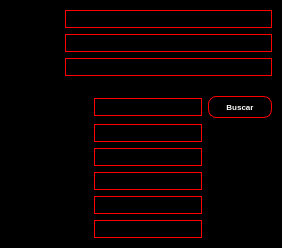
     <widget class="QWidget" name="widget_2" native="true">
      <layout class="QVBoxLayout" name="verticalLayout_2">
       <property name="spacing">
        <number>0</number>
       </property>
       <property name="leftMargin">
        <number>0</number>
       </property>
       <property name="topMargin">
        <number>0</number>
       </property>
       <property name="rightMargin">
        <number>0</number>
       </property>
       <property name="bottomMargin">
        <number>0</number>
       </property>
       <item>
        <widget class="QFrame" name="frame_2">
         <property name="palette">
          <palette>
           <active>
            <colorrole role="Button">
             <brush brushstyle="SolidPattern">
              <color alpha="255">
               <red>0</red>
               <green>0</green>
               <blue>0</blue>
              </color>
             </brush>
            </colorrole>
            <colorrole role="Midlight">
             <brush brushstyle="SolidPattern">
              <color alpha="255">
               <red>255</red>
               <green>255</green>
               <blue>255</blue>
              </color>
             </brush>
            </colorrole>
            <colorrole role="Base">
             <brush brushstyle="SolidPattern">
              <color alpha="255">
               <red>0</red>
               <green>0</green>
               <blue>0</blue>
              </color>
             </brush>
            </colorrole>
            <colorrole role="Window">
             <brush brushstyle="SolidPattern">
              <color alpha="255">
               <red>0</red>
               <green>0</green>
               <blue>0</blue>
              </color>
             </brush>
            </colorrole>
           </active>
           <inactive>
            <colorrole role="Button">
             <brush brushstyle="SolidPattern">
              <color alpha="255">
               <red>0</red>
               <green>0</green>
               <blue>0</blue>
              </color>
             </brush>
            </colorrole>
            <colorrole role="Base">
             <brush brushstyle="SolidPattern">
              <color alpha="255">
               <red>0</red>
               <green>0</green>
               <blue>0</blue>
              </color>
             </brush>
            </colorrole>
            <colorrole role="Window">
             <brush brushstyle="SolidPattern">
              <color alpha="255">
               <red>0</red>
               <green>0</green>
               <blue>0</blue>
              </color>
             </brush>
            </colorrole>
           </inactive>
           <disabled>
            <colorrole role="Button">
             <brush brushstyle="SolidPattern">
              <color alpha="255">
               <red>0</red>
               <green>0</green>
               <blue>0</blue>
              </color>
             </brush>
            </colorrole>
            <colorrole role="Base">
             <brush brushstyle="SolidPattern">
              <color alpha="255">
               <red>0</red>
               <green>0</green>
               <blue>0</blue>
              </color>
             </brush>
            </colorrole>
            <colorrole role="Window">
             <brush brushstyle="SolidPattern">
              <color alpha="255">
               <red>0</red>
               <green>0</green>
               <blue>0</blue>
              </color>
             </brush>
            </colorrole>
           </disabled>
          </palette>
         </property>
         <property name="styleSheet">
          <string notr="true">background-color: rgb(0, 0, 0);</string>
         </property>
         <property name="frameShape">
          <enum>QFrame::Shape::StyledPanel</enum>
         </property>
         <property name="frameShadow">
          <enum>QFrame::Shadow::Raised</enum>
         </property>
         <layout class="QGridLayout" name="gridLayout_2">
          <item row="3" column="1">
           <widget class="QLineEdit" name="email_input">
            <property name="styleSheet">
             <string notr="true">border: 1px solid red;</string>
            </property>
           </widget>
          </item>
          <item row="3" column="0">
           <widget class="QLabel" name="label_email">
            <property name="text">
             <string>E-mail:</string>
            </property>
           </widget>
          </item>
          <item row="1" column="1">
           <widget class="QLineEdit" name="telefone_input">
            <property name="styleSheet">
             <string notr="true">border: 1px solid red;</string>
            </property>
           </widget>
          </item>
          <item row="1" column="0">
           <widget class="QLabel" name="label_telefone">
            <property name="text">
             <string>Telefone:</string>
            </property>
           </widget>
          </item>
          <item row="0" column="0">
           <widget class="QLabel" name="label_nome">
            <property name="text">
             <string>Cliente:</string>
            </property>
           </widget>
          </item>
          <item row="0" column="1">
           <widget class="QLineEdit" name="nome_input">
            <property name="styleSheet">
             <string notr="true">border: 1px solid red;</string>
            </property>
            <property name="cursorPosition">
             <number>0</number>
            </property>
           </widget>
          </item>
         </layout>
        </widget>
       </item>
       <item>
        <widget class="QFrame" name="frame">
         <property name="styleSheet">
          <string notr="true">background-color: rgb(0, 0, 0);</string>
         </property>
         <property name="frameShape">
          <enum>QFrame::Shape::StyledPanel</enum>
         </property>
         <property name="frameShadow">
          <enum>QFrame::Shadow::Raised</enum>
         </property>
         <layout class="QGridLayout" name="gridLayout_3">
          <property name="leftMargin">
           <number>9</number>
          </property>
          <item row="2" column="1">
           <widget class="QLabel" name="label_22">
            <property name="text">
             <string>Endereço:</string>
            </property>
           </widget>
          </item>
          <item row="0" column="2">
           <widget class="QLineEdit" name="cepinput_2">
            <property name="styleSheet">
             <string notr="true">border: 1px solid red;</string>
            </property>
            <property name="text">
             <string>17031728</string>
            </property>
            <property name="placeholderText">
             <string>Digite seu CEP aqui...</string>
            </property>
           </widget>
          </item>
          <item row="2" column="2">
           <widget class="QLineEdit" name="endereco_input_2">
            <property name="styleSheet">
             <string notr="true">border: 1px solid red;</string>
            </property>
           </widget>
          </item>
          <item row="9" column="1">
           <widget class="QLabel" name="label_29">
            <property name="text">
             <string>Ref:</string>
            </property>
           </widget>
          </item>
          <item row="0" column="1">
           <widget class="QLabel" name="label_25">
            <property name="text">
             <string>Cep:</string>
            </property>
           </widget>
          </item>
          <item row="8" column="1">
           <widget class="QLabel" name="label_28">
            <property name="text">
             <string>Complemento:</string>
            </property>
           </widget>
          </item>
          <item row="5" column="1">
           <widget class="QLabel" name="label_27">
            <property name="text">
             <string>Bairro:</string>
            </property>
           </widget>
          </item>
          <item row="0" column="7">
           <widget class="QPushButton" name="btn_viacep_2">
            <property name="enabled">
             <bool>true</bool>
            </property>
            <property name="styleSheet">
             <string notr="true">QPushButton {
    background: qlineargradient(x1: 0, y1: 0, x2: 0, y2: 1,
        stop: 0 #000000, stop: 1 #000000);
    color: white;
    border: 1px solid red;
    padding: 5px 17px;
    border-radius: 8px;
    font-weight: bold;
    font-size: 8px;
}

QPushButton:hover {
    background: qlineargradient(x1: 0, y1: 0, x2: 0, y2: 1,
        stop: 0 #4e4e4e, stop: 1 #4e4e4e);
}

QPushButton:pressed {
    background: qlineargradient(x1: 0, y1: 0, x2: 0, y2: 1,
        stop: 0 #1a5fb4, stop: 1 #4a00e0);
}</string>
            </property>
            <property name="text">
             <string>Buscar</string>
            </property>
           </widget>
          </item>
          <item row="6" column="2">
           <widget class="QLineEdit" name="cidade_input_2">
            <property name="styleSheet">
             <string notr="true">border: 1px solid red;</string>
            </property>
           </widget>
          </item>
          <item row="5" column="2">
           <widget class="QLineEdit" name="cliente_input">
            <property name="styleSheet">
             <string notr="true">border: 1px solid red;</string>
            </property>
           </widget>
          </item>
          <item row="6" column="1">
           <widget class="QLabel" name="label_30">
            <property name="text">
             <string>Cidade:</string>
            </property>
           </widget>
          </item>
          <item row="9" column="2">
           <widget class="QLineEdit" name="complemento_input_2">
            <property name="styleSheet">
             <string notr="true">border: 1px solid red;</string>
            </property>
           </widget>
          </item>
          <item row="8" column="2">
           <widget class="QLineEdit" name="telefone_input_2">
            <property name="styleSheet">
             <string notr="true">border: 1px solid red;</string>
            </property>
           </widget>
          </item>
         </layout>
        </widget>
       </item>
      </layout>
     </widget>
